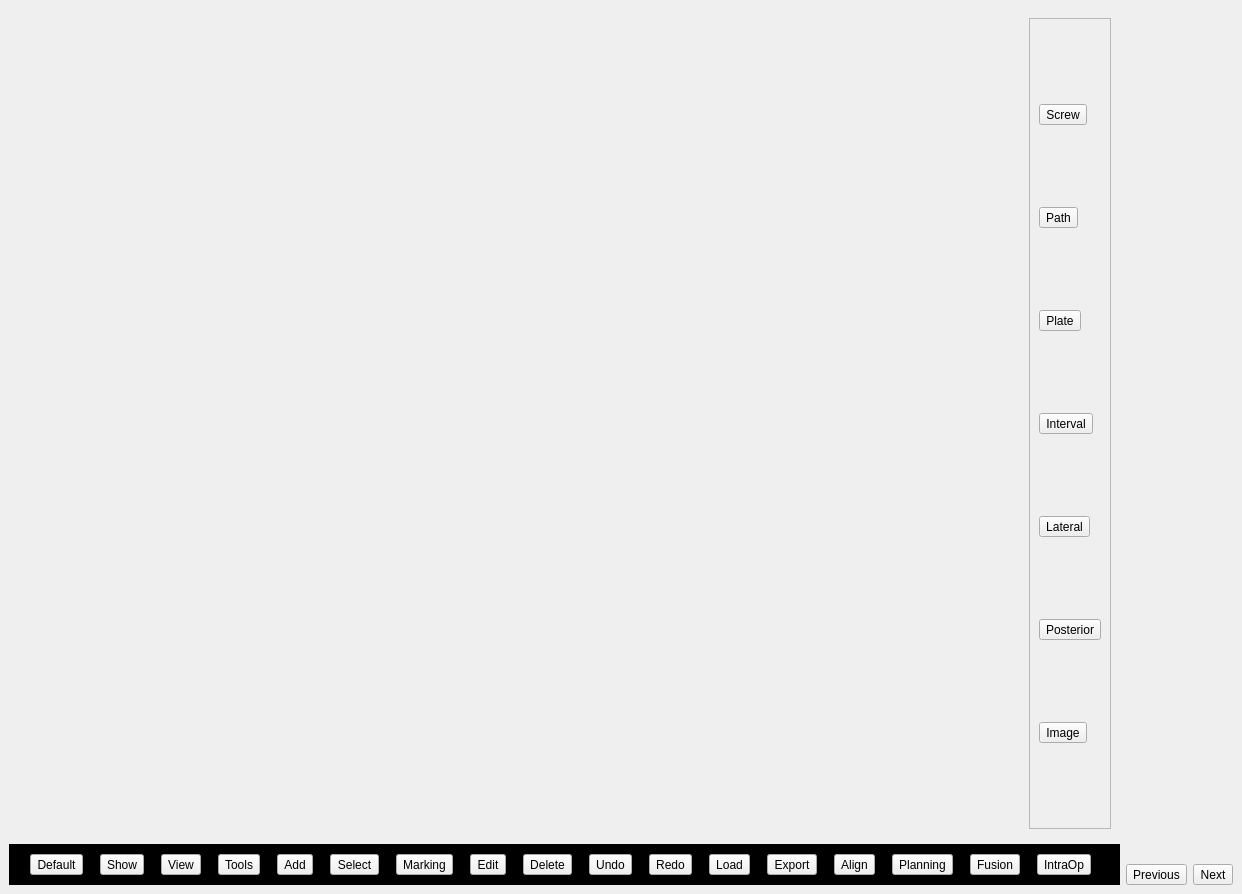
<?xml version="1.0" encoding="UTF-8"?>
<ui version="4.0">
 <class>MainWindow</class>
 <widget class="QMainWindow" name="MainWindow">
  <property name="geometry">
   <rect>
    <x>0</x>
    <y>0</y>
    <width>1242</width>
    <height>894</height>
   </rect>
  </property>
  <property name="windowTitle">
   <string>MainWindow</string>
  </property>
  <widget class="QWidget" name="centralwidget">
   <layout class="QHBoxLayout" name="horizontalLayout_4">
    <item>
     <layout class="QVBoxLayout" name="verticalLayout_3">
      <item>
       <widget class="QStackedWidget" name="stackedWidgetView">
        <property name="sizePolicy">
         <sizepolicy hsizetype="Minimum" vsizetype="Preferred">
          <horstretch>0</horstretch>
          <verstretch>0</verstretch>
         </sizepolicy>
        </property>
        <widget class="QWidget" name="pageMultiWidget">
         <layout class="QHBoxLayout" name="horizontalLayout_5">
          <item>
           <widget class="SRStdMultiWidget" name="multiWidget" native="true"/>
          </item>
          <item>
           <widget class="QFrame" name="frame_2">
            <property name="sizePolicy">
             <sizepolicy hsizetype="Maximum" vsizetype="Preferred">
              <horstretch>0</horstretch>
              <verstretch>0</verstretch>
             </sizepolicy>
            </property>
            <property name="frameShape">
             <enum>QFrame::StyledPanel</enum>
            </property>
            <property name="frameShadow">
             <enum>QFrame::Raised</enum>
            </property>
            <layout class="QVBoxLayout" name="verticalLayout_2">
             <item>
              <widget class="QToolButton" name="toolButton">
               <property name="text">
                <string>Screw</string>
               </property>
              </widget>
             </item>
             <item>
              <widget class="QToolButton" name="toolButton_2">
               <property name="text">
                <string>Path</string>
               </property>
              </widget>
             </item>
             <item>
              <widget class="QToolButton" name="toolButton_4">
               <property name="text">
                <string>Plate</string>
               </property>
              </widget>
             </item>
             <item>
              <widget class="QToolButton" name="toolButton_5">
               <property name="text">
                <string>Interval</string>
               </property>
              </widget>
             </item>
             <item>
              <widget class="QToolButton" name="toolButton_6">
               <property name="text">
                <string>Lateral</string>
               </property>
              </widget>
             </item>
             <item>
              <widget class="QToolButton" name="toolButton_10">
               <property name="text">
                <string>Posterior</string>
               </property>
              </widget>
             </item>
             <item>
              <widget class="QToolButton" name="toolButton_13">
               <property name="text">
                <string>Image</string>
               </property>
              </widget>
             </item>
            </layout>
           </widget>
          </item>
         </layout>
        </widget>
       </widget>
      </item>
      <item>
       <layout class="QHBoxLayout" name="horizontalLayout_2">
        <item>
         <widget class="QFrame" name="frame">
          <property name="sizePolicy">
           <sizepolicy hsizetype="Preferred" vsizetype="Maximum">
            <horstretch>0</horstretch>
            <verstretch>0</verstretch>
           </sizepolicy>
          </property>
          <property name="styleSheet">
           <string notr="true">QFrame {
  background: rgb(0, 0, 0)
}</string>
          </property>
          <property name="frameShape">
           <enum>QFrame::StyledPanel</enum>
          </property>
          <property name="frameShadow">
           <enum>QFrame::Raised</enum>
          </property>
          <layout class="QHBoxLayout" name="horizontalLayout">
           <item>
            <widget class="QToolButton" name="toolButton_3">
             <property name="text">
              <string>Default</string>
             </property>
            </widget>
           </item>
           <item>
            <widget class="QToolButton" name="toolButtonShow">
             <property name="text">
              <string>Show</string>
             </property>
             <property name="checkable">
              <bool>false</bool>
             </property>
             <property name="popupMode">
              <enum>QToolButton::InstantPopup</enum>
             </property>
            </widget>
           </item>
           <item>
            <widget class="QToolButton" name="toolButtonView">
             <property name="text">
              <string>View</string>
             </property>
             <property name="checkable">
              <bool>false</bool>
             </property>
             <property name="popupMode">
              <enum>QToolButton::InstantPopup</enum>
             </property>
            </widget>
           </item>
           <item>
            <widget class="QToolButton" name="toolButtonTools">
             <property name="text">
              <string>Tools</string>
             </property>
             <property name="checkable">
              <bool>false</bool>
             </property>
             <property name="popupMode">
              <enum>QToolButton::InstantPopup</enum>
             </property>
            </widget>
           </item>
           <item>
            <widget class="QToolButton" name="toolButtonAdd">
             <property name="text">
              <string>Add</string>
             </property>
             <property name="checkable">
              <bool>false</bool>
             </property>
             <property name="popupMode">
              <enum>QToolButton::InstantPopup</enum>
             </property>
            </widget>
           </item>
           <item>
            <widget class="QToolButton" name="toolButton_7">
             <property name="text">
              <string>Select</string>
             </property>
            </widget>
           </item>
           <item>
            <widget class="QToolButton" name="toolButton_8">
             <property name="text">
              <string>Marking</string>
             </property>
            </widget>
           </item>
           <item>
            <widget class="QToolButton" name="toolButton_9">
             <property name="text">
              <string>Edit</string>
             </property>
            </widget>
           </item>
           <item>
            <widget class="QToolButton" name="toolButtonDelete">
             <property name="text">
              <string>Delete</string>
             </property>
            </widget>
           </item>
           <item>
            <widget class="QToolButton" name="toolButton_11">
             <property name="text">
              <string>Undo</string>
             </property>
            </widget>
           </item>
           <item>
            <widget class="QToolButton" name="toolButton_12">
             <property name="text">
              <string>Redo</string>
             </property>
            </widget>
           </item>
           <item>
            <widget class="QToolButton" name="toolButtonLoad">
             <property name="text">
              <string>Load</string>
             </property>
            </widget>
           </item>
           <item>
            <widget class="QToolButton" name="toolButtonExport">
             <property name="text">
              <string>Export</string>
             </property>
            </widget>
           </item>
           <item>
            <widget class="QToolButton" name="toolButton_15">
             <property name="text">
              <string>Align</string>
             </property>
            </widget>
           </item>
           <item>
            <widget class="QToolButton" name="toolButton_16">
             <property name="text">
              <string>Planning</string>
             </property>
            </widget>
           </item>
           <item>
            <widget class="QToolButton" name="toolButton_17">
             <property name="text">
              <string>Fusion</string>
             </property>
            </widget>
           </item>
           <item>
            <widget class="QToolButton" name="toolButton_18">
             <property name="text">
              <string>IntraOp</string>
             </property>
            </widget>
           </item>
          </layout>
         </widget>
        </item>
       </layout>
      </item>
     </layout>
    </item>
    <item>
     <layout class="QVBoxLayout" name="verticalLayout">
      <item>
       <widget class="QStackedWidget" name="stackedWidget">
        <property name="sizePolicy">
         <sizepolicy hsizetype="Maximum" vsizetype="Preferred">
          <horstretch>0</horstretch>
          <verstretch>0</verstretch>
         </sizepolicy>
        </property>
        <widget class="QWidget" name="dummy"/>
        <widget class="SegmentationWidget" name="segmentationWidget"/>
        <widget class="PlanningWidget" name="planningWidget"/>
        <widget class="ToolsWidget" name="toolsWidget"/>
        <widget class="CasePlanningWidget" name="casePlanningWidget"/>
       </widget>
      </item>
      <item>
       <spacer name="verticalSpacer">
        <property name="orientation">
         <enum>Qt::Vertical</enum>
        </property>
        <property name="sizeHint" stdset="0">
         <size>
          <width>20</width>
          <height>40</height>
         </size>
        </property>
       </spacer>
      </item>
      <item>
       <layout class="QHBoxLayout" name="horizontalLayout_3">
        <item>
         <widget class="QToolButton" name="toolButtonPrevious">
          <property name="text">
           <string>Previous</string>
          </property>
         </widget>
        </item>
        <item>
         <widget class="QToolButton" name="toolButtonNext">
          <property name="text">
           <string>Next</string>
          </property>
         </widget>
        </item>
       </layout>
      </item>
     </layout>
    </item>
   </layout>
  </widget>
  <action name="action_Whole_Spine_CT">
   <property name="text">
    <string>&amp;Whole Spine CT</string>
   </property>
  </action>
  <action name="action_Single_Vertebra_CT">
   <property name="text">
    <string>&amp;Single Vertebra CT</string>
   </property>
   <property name="toolTip">
    <string>Single Vertebra CT</string>
   </property>
  </action>
  <action name="action_Whole_Spine_X_Ray">
   <property name="text">
    <string>&amp;Whole Spine X Ray</string>
   </property>
  </action>
  <action name="action_Whole_Spine_MRI">
   <property name="text">
    <string>&amp;Whole Spine MRI</string>
   </property>
  </action>
  <action name="action_Single_Vertebra_MRI">
   <property name="text">
    <string>&amp;Single Vertebra MRI</string>
   </property>
  </action>
  <action name="action_Segmentation">
   <property name="text">
    <string>&amp;Segmentation</string>
   </property>
  </action>
  <action name="action_Planning">
   <property name="text">
    <string>&amp;Planning</string>
   </property>
  </action>
  <action name="action_Length">
   <property name="text">
    <string>&amp;Length</string>
   </property>
  </action>
  <action name="action_Angle">
   <property name="text">
    <string>&amp;Angle</string>
   </property>
  </action>
  <action name="action_Screw_Planning">
   <property name="text">
    <string>&amp;Screw Planning</string>
   </property>
  </action>
  <action name="action_Path_Planning">
   <property name="text">
    <string>&amp;Path Planning</string>
   </property>
  </action>
  <action name="action_Plate_Planning">
   <property name="text">
    <string>&amp;Plate Planning</string>
   </property>
  </action>
  <action name="action_Interval_Planning">
   <property name="text">
    <string>&amp;Interval Planning</string>
   </property>
  </action>
  <action name="action_Lateral_Planning">
   <property name="text">
    <string>&amp;Lateral Planning</string>
   </property>
  </action>
  <action name="action_Posterior_Planning">
   <property name="text">
    <string>&amp;Posterior Planning</string>
   </property>
  </action>
 </widget>
 <customwidgets>
  <customwidget>
   <class>SRStdMultiWidget</class>
   <extends>QWidget</extends>
   <header>SRStdMultiWidget.h</header>
   <container>1</container>
  </customwidget>
  <customwidget>
   <class>SegmentationWidget</class>
   <extends>QWidget</extends>
   <header>SegmentationWidget.h</header>
   <container>1</container>
  </customwidget>
  <customwidget>
   <class>PlanningWidget</class>
   <extends>QWidget</extends>
   <header>PlanningWidget.h</header>
   <container>1</container>
  </customwidget>
  <customwidget>
   <class>ToolsWidget</class>
   <extends>QWidget</extends>
   <header>ToolsWidget.h</header>
   <container>1</container>
  </customwidget>
  <customwidget>
   <class>CasePlanningWidget</class>
   <extends>QWidget</extends>
   <header>CasePlanningWidget.h</header>
   <container>1</container>
  </customwidget>
 </customwidgets>
 <resources/>
 <connections/>
</ui>
